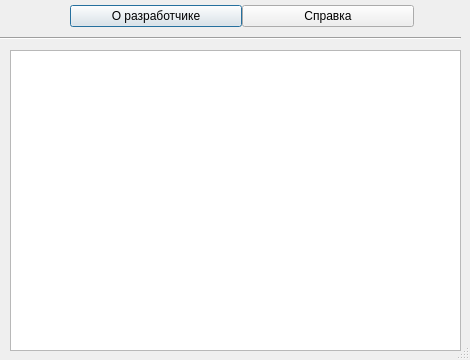
<?xml version="1.0" encoding="UTF-8"?>
<ui version="4.0">
 <class>About</class>
 <widget class="QDialog" name="About">
  <property name="windowModality">
   <enum>Qt::WindowModal</enum>
  </property>
  <property name="geometry">
   <rect>
    <x>0</x>
    <y>0</y>
    <width>470</width>
    <height>360</height>
   </rect>
  </property>
  <property name="windowTitle">
   <string>Dialog</string>
  </property>
  <property name="sizeGripEnabled">
   <bool>true</bool>
  </property>
  <widget class="QWidget" name="verticalLayoutWidget">
   <property name="geometry">
    <rect>
     <x>10</x>
     <y>50</y>
     <width>441</width>
     <height>251</height>
    </rect>
   </property>
   <layout class="QVBoxLayout" name="verticalLayout"/>
  </widget>
  <widget class="QTextBrowser" name="textBrowser">
   <property name="geometry">
    <rect>
     <x>10</x>
     <y>50</y>
     <width>451</width>
     <height>301</height>
    </rect>
   </property>
   <property name="sizePolicy">
    <sizepolicy hsizetype="Expanding" vsizetype="Expanding">
     <horstretch>0</horstretch>
     <verstretch>0</verstretch>
    </sizepolicy>
   </property>
   <property name="minimumSize">
    <size>
     <width>0</width>
     <height>0</height>
    </size>
   </property>
   <property name="frameShadow">
    <enum>QFrame::Plain</enum>
   </property>
  </widget>
  <widget class="Line" name="line">
   <property name="geometry">
    <rect>
     <x>0</x>
     <y>30</y>
     <width>461</width>
     <height>16</height>
    </rect>
   </property>
   <property name="orientation">
    <enum>Qt::Horizontal</enum>
   </property>
  </widget>
  <widget class="QWidget" name="layoutWidget">
   <property name="geometry">
    <rect>
     <x>70</x>
     <y>0</y>
     <width>344</width>
     <height>33</height>
    </rect>
   </property>
   <layout class="QHBoxLayout" name="horizontalLayout">
    <property name="spacing">
     <number>0</number>
    </property>
    <property name="sizeConstraint">
     <enum>QLayout::SetMinimumSize</enum>
    </property>
    <item>
     <widget class="QPushButton" name="aboutDev">
      <property name="styleSheet">
       <string notr="true"/>
      </property>
      <property name="text">
       <string>О разработчике</string>
      </property>
     </widget>
    </item>
    <item>
     <widget class="QPushButton" name="help">
      <property name="text">
       <string>Справка</string>
      </property>
      <property name="default">
       <bool>false</bool>
      </property>
     </widget>
    </item>
   </layout>
  </widget>
 </widget>
 <resources/>
 <connections/>
</ui>
